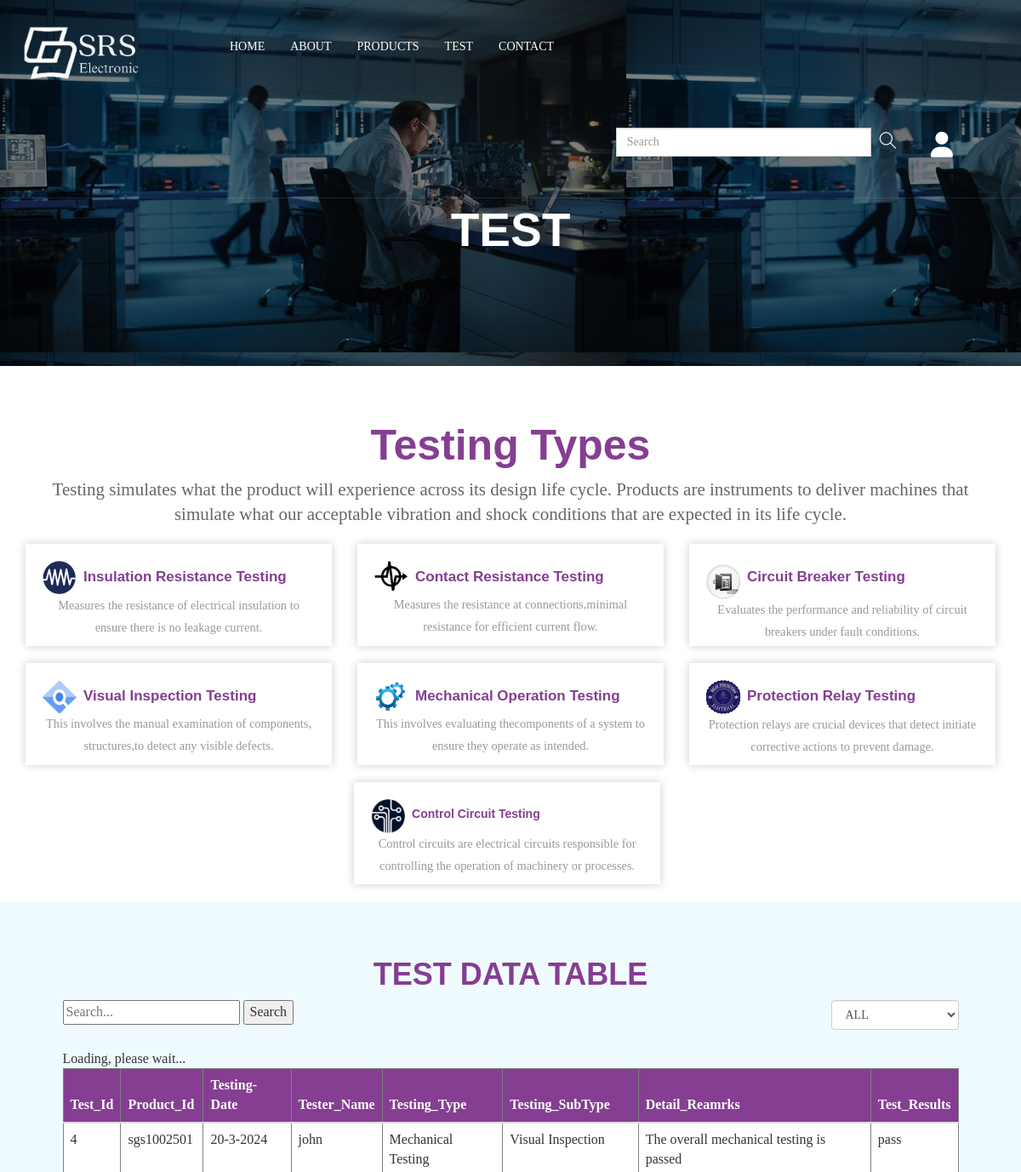
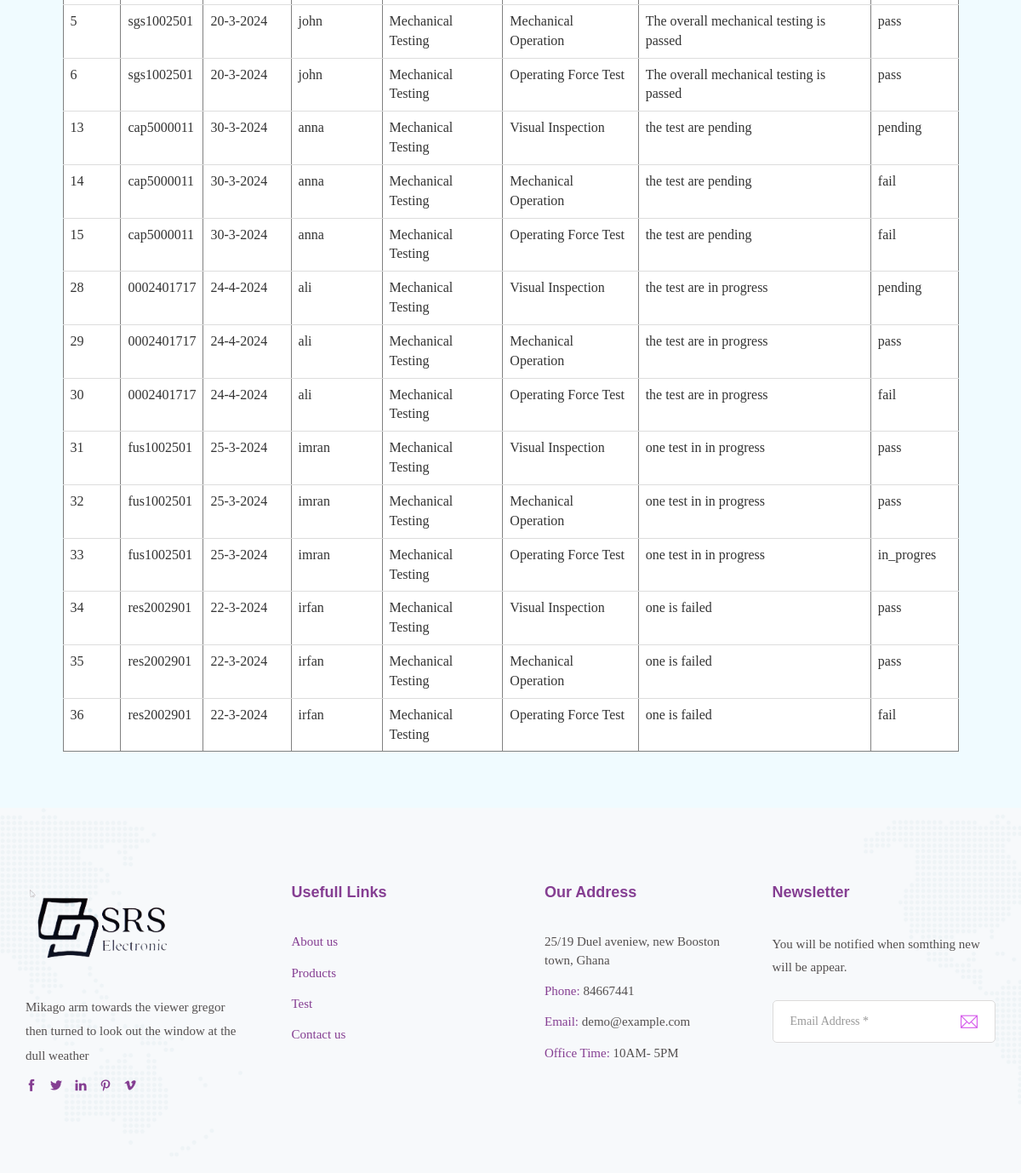
The page /testes.php?test_type=Mechanical Testing on the database its author committed (2 pictures, top to bottom).
### tables this page shows
CREATE TABLE `tests` (
  `test_id` bigint(20) NOT NULL,
  `product_id` varchar(10) DEFAULT NULL,
  `test_date` varchar(20) DEFAULT NULL,
  `tester_name` varchar(20) DEFAULT NULL,
  `test_revise` int(11) NOT NULL,
  `detailed_remarks` varchar(50) DEFAULT NULL,
  `test_type` varchar(20) DEFAULT NULL,
  `test_subtype` varchar(20) DEFAULT NULL,
  `test_results` varchar(10) DEFAULT NULL
);

### testes.php (the view, shortened to what this page needs)
<!DOCTYPE html>
<html lang="en">
<head>
    <link href="https://cdnjs.cloudflare.com/ajax/libs/font-awesome/6.5.2/css/all.min.css" rel="stylesheet">
    <link href="assets/css/themify-icons.css" rel="stylesheet">
    <link href="assets/css/flaticon.css" rel="stylesheet">
    <link href="assets/css/bootstrap.min.css" rel="stylesheet">
    <link href="assets/css/animate.css" rel="stylesheet">
    <link href="assets/css/owl.carousel.css" rel="stylesheet">
    <link href="assets/css/owl.theme.css" rel="stylesheet">
    <link href="assets/css/slick.css" rel="stylesheet">
    <link href="assets/css/slick-theme.css" rel="stylesheet">
    <link href="assets/css/swiper.min.css" rel="stylesheet">
    <link href="assets/css/odometer-theme-default.css" rel="stylesheet">
    <link href="assets/css/owl.transitions.css" rel="stylesheet">
    <link href="assets/css/jquery.fancybox.css" rel="stylesheet">
    <link href="assets/css/style.css" rel="stylesheet">
</head>
<body>
    <div class="page-wrapper">
        <header id="header" class="site-header header-style-1">
    <nav class="navigation navbar navbar-default">
        <div class="container-fluid">
            <div class="navbar-header">
                <a class="navbar-brand" ><img src="assets/images/logo.png" alt></a>
            </div>
            <div id="navbar" class="navbar-collapse collapse navigation-holder">
                <ul class="nav navbar-nav">
                    <li class="menu-item-has-children">
                        <a href="index.html">Home</a>
                    </li>
                    <li><a href="about.html">About</a></li>
                    <li class="menu-item-has-children">
                        <a href="product.php">Products</a>
                    </li>
                    <li class="menu-item-has-children">
                        <a href="testes.php">TEST</a>
                    </li>
                    <li><a href="contact.php">Contact</a></li>
                </ul>
                <ul class="nav navbar-nav navbar-right">
                    <li class="search-bar">
                        <form class="navbar-form" role="search">
                            <div class="form-group">
                                <input type="text" class="form-control" placeholder="Search">
                            </div>
                            <button type="submit" class="btn btn-default"><i class="ti-search"></i></button>
                        </form>
                    </li>
                        <li class="dropdown">
                        <a href="admin\login.php">
                            <span class="profile-emoji"><i class="fa fa-user" aria-hidden="true"></i></span>
                        </a>
                    </li>
            </nav>
        </header>
        <section class="page-title" style="background-image: linear-gradient(rgba(0,0,0,0.5),rgba(0,0,0,0.5)),url(assets/images/page-tittle.jpg);">
            <div class="container">
                <div class="row">
                    <div class="col col-xs-12">
                        <h2>TEST</h2>
                    </div>
                </div>
            </div>
        </section>
       <br><br>
        <header class="container">
        <h1 class="text-center my-5" style="font-size:50px">Testing Types</h1>
        <p class="lead text-center">
            Testing simulates what the product will experience across its design life cycle. Products are instruments to deliver machines that simulate what our acceptable vibration and shock conditions that are expected in its life cycle.
        </p>
    </header>
    <main class="container">
        <center>
        <div class="row">
            <div class="col-md-4">
                <div class="card mb-4">
                    <div class="card-body">
                      <div class="body" style="display:flex;"><img src="assets/images/in1.png" style="heigth:18px;width:40px;">&nbsp;&nbsp;<h5 class="card-title" style="font-size:17px">Insulation Resistance Testing</h5></div>
                        <p class="card-text">Measures the resistance of electrical insulation to ensure there is no leakage current.</p>
                    </div>
                </div>
            </div>
            <div class="col-md-4">
                <div class="card mb-4">
                    <div class="card-body">
                    <div class="body" style="display:flex;"><img src="assets/images/in2.png" style="heigth:18px;width:40px;">&nbsp;&nbsp;  <h5 class="card-title" style="font-size:17px">Contact Resistance Testing</h5></div>
                        <p class="card-text">Measures the resistance at connections,minimal resistance for efficient current flow.</p>
                    </div>
                </div>
            </div>
            <div class="col-md-4">
                <div class="card mb-4">
                    <div class="card-body">
                    <div class="body" style="display:flex;"><img src="assets/images/in7.png" style="heigth:18px;width:40px;">&nbsp;&nbsp;<h5 class="card-title" style="font-size:17px">Circuit Breaker Testing</h5></div>
                        <p class="card-text">Evaluates the performance and reliability of circuit breakers under fault conditions.</p>
                    </div>
                </div>
            </div>
            <div class="col-md-4">
                <div class="card mb-4">
                    <div class="card-body">
                    <div class="body" style="display:flex;"><img src="assets/images/in4.png" style="heigth:18px;width:40px;">&nbsp;&nbsp;<h5 class="card-title" style="font-size:17px">Visual Inspection Testing</h5></div>
                        <p class="card-text">This involves the manual examination of components, structures,to detect any visible defects. </p>
                    </div>
                </div>
            </div>
            <div class="col-md-4">
                <div class="card mb-4">
                    <div class="card-body">
                    <div class="body" style="display:flex;"><img src="assets/images/in5.png" style="heigth:18px;width:40px;">&nbsp;&nbsp;<h5 class="card-title" style="font-size:17px">Mechanical Operation Testing</h5></div>
                        <p class="card-text">This involves evaluating thecomponents of a system to ensure they operate as intended.</p>
                    </div>
                </div>
            </div>
            <div class="col-md-4">
                <div class="card mb-4">
                    <div class="card-body">
                    <div class="body" style="display:flex;"><img src="assets/images/in3.png" style="heigth:8px;width:40px;">&nbsp;&nbsp;<h5 class="card-title" style="font-size:17px">Protection Relay Testing </h5></div>
                        <p class="card-text">Protection relays are crucial devices that detect  initiate corrective actions to prevent damage.</p>
                    </div>
                </div>
            </div>
            <div class="col-md-4" id="last-card">
                <div class="card mb-4">
                    <div class="card-body">
                    <div class="body" style="display:flex;"><img src="assets/images/in6.png" style="heigth:18px;width:40px;">&nbsp;&nbsp;<h5 class="card-title" style="font-size:1Zpx">Control Circuit Testing </h5></div>
                        <p class="card-text">Control circuits are electrical circuits responsible for controlling the operation of machinery or processes.</p>
                    </div>
                </div>
            </div>
        </div>
    </main>
    <div class="data-table-area mg-b-15" style="background-color:#f0fbff;">
        <div class="container-fluid">
            <div class="row">
                <div class="col-lg-12 col-md-12 col-sm-12 col-xs-12">
                    <div class="sparkline13-list">
                        <div class="sparkline13-hd">
                            <div class="main-sparkline13-hd">
                                <br><br>
                             <center>   <h1>TEST DATA TABLE </h1></center>
                            </div>
                        </div>
                        <div class="custom-table-container">
                        <div class="sparkline13-graph">
                            <div class="datatable-dashv1-list custom-datatable-overright">
                                        <div id="toolbar" style="display:flex;">
                                        <form action="" method="GET" id="search">
                                            <input type="text" name="search" placeholder="Search...">
                                            <button type="submit">Search</button>
                                        </form>
                                    <div class="right" style="margin-left:auto;right:0;display:flex;">
                                    <form action="" method="GET" id="filter-form">
                                        <select class="form-control dt-tb" name="test_type" onchange="document.getElementById('filter-form').submit()" style="width:150px;">
                                            <option value="all">ALL</option>
                                        </select>
                                    </form>
                                    </div>
                                </div>
                                <br>
                                <?php
                                    include('database-connection.php');
if(isset($_GET['search'])) {
    $search = $_GET['search'];
    $query = "SELECT * FROM tests WHERE test_id LIKE '%$search%' OR product_id LIKE '%$search%' OR test_date LIKE '%$search%' OR tester_name LIKE '%$search%' OR test_results LIKE '%$search%' OR test_type LIKE '%$search%' OR test_subtype LIKE '%$search%'";
} elseif (isset($_GET['test_type']) && $_GET['test_type'] != 'all') {
    $test_type = $_GET['test_type'];
    $query = "SELECT * FROM tests WHERE test_type = '$test_type'";
} else {
    $query = "SELECT * FROM tests";
}
$row = mysqli_query($conn, $query);
$totalrow = mysqli_num_rows($row);
if ($totalrow != 0) {
    ?>
                                <table id="table" data-toggle="table"  border="1" style="background-color:white;" >
                                    <thead>
                                    <tr>
                                        <th>Test_Id</th>
                                        <th>Product_Id</th>
                                        <th>Testing-Date</th>
                                        <th>Tester_Name</th>
                                        <th>Testing_Type</th>
                                        <th>Testing_SubType</th>
                                        <th>Detail_Reamrks</th>
                                        <th>Test_Results</th>
                                    </tr>
                                    </thead>
                                    <tbody>
                                    <?php
                                    while ($data = mysqli_fetch_assoc($row)) {
                                        echo "<tr>
                                        <td>" . $data['test_id'] . "</td>
                                        <td>" . $data['product_id'] . "</td>
                                        <td>" . $data['test_date'] . "</td>
                                        <td>" . $data['tester_name'] . "</td>
                                        <td>" . $data['test_type'] . "</td>
                                        <td>" . $data['test_subtype'] . "</td>
                                        <td>" . $data['detailed_remarks'] . "</td>
                                        <td>" . $data['test_results'] . "</td>
                                        </tr>";
                                    }
                                    ?>
                                    </tbody>
                                </table>
                                <br><br>
                            </div>
                        </div>
                    </div>
                </div>
            </div>
        </div>
    </div>
                                </div>
    <?php
} else {
    echo "No Records Found";
}
?>
        <footer class="site-footer">
            <div class="upper-footer">
                <div class="container">
                    <div class="row">
                        <div class="col col-lg-3 col-md-3 col-sm-6">
                            <div class="widget about-widget">
                                <div class="logo widget-title">
                                    <img src="assets/images/logo-footer.png" alt>
                                </div>
                                <p>Mikago arm towards the viewer gregor then turned to look out the window at the dull weather</p>
                                <div class="social-icons">
                                    <ul>
                                        <li><a href="#"><i class="ti-facebook"></i></a></li>
                                        <li><a href="#"><i class="ti-twitter-alt"></i></a></li>
                                        <li><a href="#"><i class="ti-linkedin"></i></a></li>
                                        <li><a href="#"><i class="ti-pinterest"></i></a></li>
                                        <li><a href="#"><i class="ti-vimeo-alt"></i></a></li>
                                    </ul>
                                </div>
                            </div>
                        </div>
                        <div class="col col-lg-3 col-md-3 col-sm-6">
                            <div class="widget link-widget">
                                <div class="widget-title">
                                    <h3>Usefull Links</h3>
                                </div>
                                <ul>
                                    <li><a href="about.html">About us</a></li>
                                    <li><a href="product.php">Products</a></li>
                                    <li><a href="Test.php">Test</a></li>
                                    <li><a href="contact.php">Contact us</a></li>
                                </ul>
                            </div>
                        </div>
                        <div class="col col-lg-3 col-md-3 col-sm-6">
                            <div class="widget contact-widget service-link-widget">
                                <div class="widget-title">
                                    <h3>Our Address</h3>
                                </div>
                                <ul>
                                    <li>25/19 Duel aveniew, new Booston town, Ghana</li>
                                    <li><span>Phone:</span> 84667441</li>
                                    <li><span>Email:</span> demo@example.com</li>
                                    <li><span>Office Time:</span> 10AM- 5PM</li>
                                </ul>
                            </div>
                        </div>
                        <div class="col col-lg-3 col-md-3 col-sm-6">
                            <div class="widget newsletter-widget">
                                <div class="widget-title">
                                    <h3>Newsletter</h3>
                                </div>
                                <p>You will be notified when somthing new will be appear.</p>
                                <form>
                                    <div class="input-1">
                                        <input type="email" class="form-control" placeholder="Email Address *" required>
                                    </div>
                                    <div class="submit clearfix">
                                        <button type="submit"><i class="ti-email"></i></button>
                                    </div>
                                </form>
                            </div>
                        </div>
                    </div>
                </div>
            </div>
    </div>
</body>
</html>

### rows shown on the page
tests: test_id "4", product "sgs1002501", test_date "20-3-2024", tester_name "john", test_type "Mechanical Testing", test_subtype "Visual Inspection", detailed_remarks "The overall mechanical testing is passed", test_results "pass"
tests: test_id "5", product "sgs1002501", test_date "20-3-2024", tester_name "john", test_type "Mechanical Testing", test_subtype "Mechanical Operation", detailed_remarks "The overall mechanical testing is passed", test_results "pass"
tests: test_id "6", product "sgs1002501", test_date "20-3-2024", tester_name "john", test_type "Mechanical Testing", test_subtype "Operating Force Test", detailed_remarks "The overall mechanical testing is passed", test_results "pass"
tests: test_id "13", product "cap5000011", test_date "30-3-2024", tester_name "anna", test_type "Mechanical Testing", test_subtype "Visual Inspection", detailed_remarks "the test are pending", test_results "pending"
tests: test_id "14", product "cap5000011", test_date "30-3-2024", tester_name "anna", test_type "Mechanical Testing", test_subtype "Mechanical Operation", detailed_remarks "the test are pending", test_results "fail"
tests: test_id "15", product "cap5000011", test_date "30-3-2024", tester_name "anna", test_type "Mechanical Testing", test_subtype "Operating Force Test", detailed_remarks "the test are pending", test_results "fail"
tests: test_id "28", product "0002401717", test_date "24-4-2024", tester_name "ali", test_type "Mechanical Testing", test_subtype "Visual Inspection", detailed_remarks "the test are in progress", test_results "pending"
tests: test_id "29", product "0002401717", test_date "24-4-2024", tester_name "ali", test_type "Mechanical Testing", test_subtype "Mechanical Operation", detailed_remarks "the test are in progress", test_results "pass"
tests: test_id "30", product "0002401717", test_date "24-4-2024", tester_name "ali", test_type "Mechanical Testing", test_subtype "Operating Force Test", detailed_remarks "the test are in progress", test_results "fail"
tests: test_id "31", product "fus1002501", test_date "25-3-2024", tester_name "imran", test_type "Mechanical Testing", test_subtype "Visual Inspection", detailed_remarks "one test in in progress", test_results "pass"
tests: test_id "32", product "fus1002501", test_date "25-3-2024", tester_name "imran", test_type "Mechanical Testing", test_subtype "Mechanical Operation", detailed_remarks "one test in in progress", test_results "pass"
tests: test_id "33", product "fus1002501", test_date "25-3-2024", tester_name "imran", test_type "Mechanical Testing", test_subtype "Operating Force Test", detailed_remarks "one test in in progress", test_results "in_progres"
tests: test_id "34", product "res2002901", test_date "22-3-2024", tester_name "irfan", test_type "Mechanical Testing", test_subtype "Visual Inspection", detailed_remarks "one is failed", test_results "pass"
tests: test_id "35", product "res2002901", test_date "22-3-2024", tester_name "irfan", test_type "Mechanical Testing", test_subtype "Mechanical Operation", detailed_remarks "one is failed", test_results "pass"
tests: test_id "36", product "res2002901", test_date "22-3-2024", tester_name "irfan", test_type "Mechanical Testing", test_subtype "Operating Force Test", detailed_remarks "one is failed", test_results "fail"
